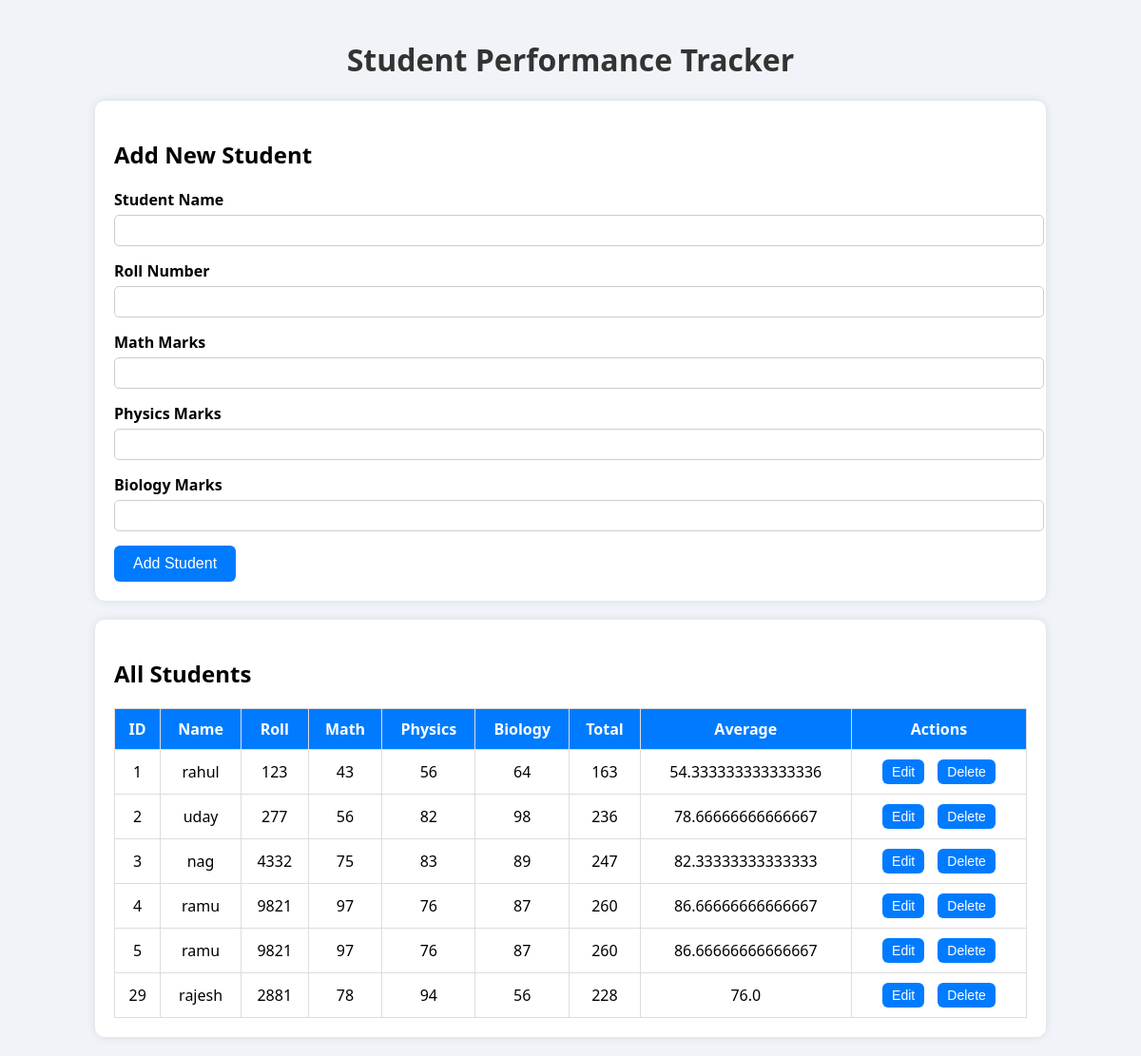
Before: /students with the older database file.
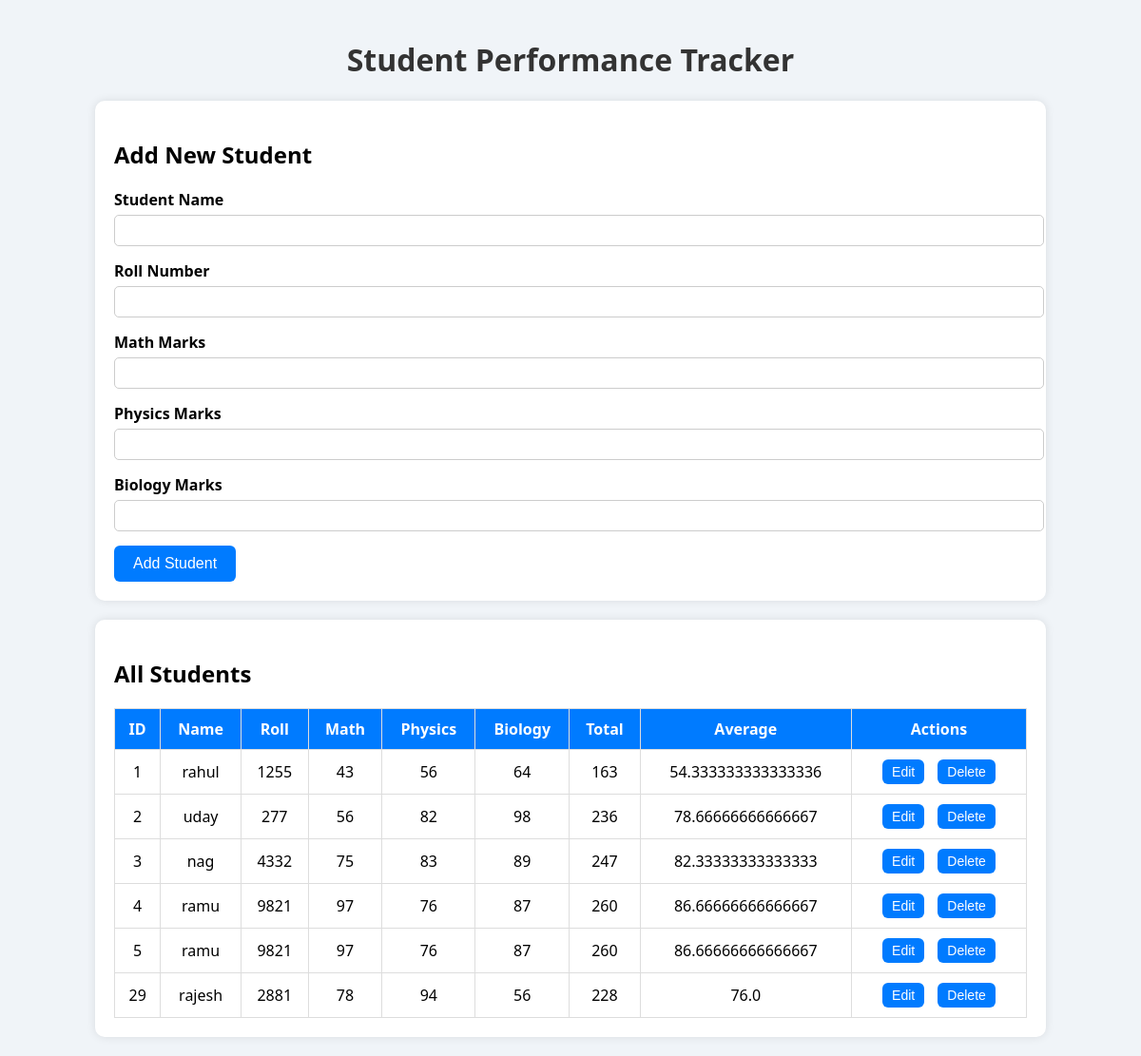
After: the same page with the newer database file.
### tables this page shows
CREATE TABLE students (
                    id INTEGER PRIMARY KEY AUTOINCREMENT,
                    name TEXT NOT NULL,
                    roll TEXT NOT NULL,
                    math INTEGER NOT NULL,
                    physics INTEGER NOT NULL,
                    biology INTEGER NOT NULL
                );

### app.py (the view)
@app.route('/students',methods = ['GET'])
def students():
    with sqlite3.connect(DATABASE) as conn:
        c = conn.cursor()
        c.execute('''
        select * from students

    ''')
        students = c.fetchall()
        conn.commit()
    return render_template('dashboard.html',students=students)

### templates/dashboard.html (shortened to what this page needs)
<!DOCTYPE html>
<html lang="en">
<head>
</head>
<body>
  <div class="container">
    <h1>Student Performance Tracker</h1>
    <div class="form-section">
      <h2>Add New Student</h2>
      <form action="/add-student" method="POST">
        <div class="form-group">
          <label for="name">Student Name</label>
          <input type="text" id="name" name="name" required>
        </div>
        <div class="form-group">
          <label for="roll">Roll Number</label>
          <input type="text" id="roll" name="roll" required>
        </div>
        <div class="form-group">
          <label for="math">Math Marks</label>
          <input type="number" id="math" name="math" min="0" max="100" required>
        </div>
        <div class="form-group">
          <label for="physics">Physics Marks</label>
          <input type="number" id="physics" name="physics" min="0" max="100" required>
        </div>
        <div class="form-group">
          <label for="biology">Biology Marks</label>
          <input type="number" id="biology" name="biology" min="0" max="100" required>
        </div>
        <button type="submit">Add Student</button>
      </form>
    </div>
    <div class="table-section">
      <h2>All Students</h2>
      <table>
        <thead>
          <tr>
            <th>ID</th>
            <th>Name</th>
            <th>Roll</th>
            <th>Math</th>
            <th>Physics</th>
            <th>Biology</th>
            <th>Total</th>
            <th>Average</th>
            <th>Actions</th>
          </tr>
        </thead>
        <tbody>
           {% for student in students%}
         <tr>
            <td>{{ student[0] }}</td>
            <td>{{ student[1] }}</td>
            <td>{{ student[2] }}</td>
            <td>{{ student[3] }}</td>
            <td>{{ student[4] }}</td>
            <td>{{ student[5] }}</td>
            <td>{{ student[3] + student[4] + student[5] }}</td>
            <td>{{ (student[3] + student[4] + student[5]) / 3 | round(2) }}</td>
            <td class="actions">
            <form action="/edit/{{ student[0] }}" method="GET" style="display:inline;">
                <button type="submit">Edit</button>
            </form>
            <form action="/delete/{{ student[0] }}" method="POST" style="display:inline;">
                <button type="submit" onclick="return confirm('Are you sure?')">Delete</button>
            </form>
            </td>
        </tr>
        {% endfor %}
        </tbody>
      </table>
    </div>
  </div>
</body>
</html>

### templates/dashboard.html (style rules this page uses)
body { font-family: 'Segoe UI', sans-serif; background: #f0f4f8; margin: 0; padding: 20px; }
.container { max-width: 1000px; margin: auto; }
h1 { text-align: center; color: #333; }
.form-section, .table-section { background: white; padding: 20px; margin-top: 20px; border-radius: 10px; box-shadow: 0 0 10px rgba(0,0,0,0.1); }
.form-group { margin-bottom: 15px; }
label { display: block; margin-bottom: 5px; font-weight: bold; }
input[type="text"], input[type="number"] { width: 100%; padding: 8px; border-radius: 5px; border: 1px solid #ccc; }
button { padding: 10px 20px; background: #007bff; color: white; border: none; border-radius: 6px; cursor: pointer; font-size: 16px; }
table { width: 100%; border-collapse: collapse; margin-top: 20px; }
th, td { border: 1px solid #ddd; padding: 10px; text-align: center; }
th { background-color: #007bff; color: white; }
.actions button { margin: 0 5px; padding: 5px 10px; font-size: 14px; }

Changed rows visible on the page:
changed students "rahul": roll "123" → "1255"
